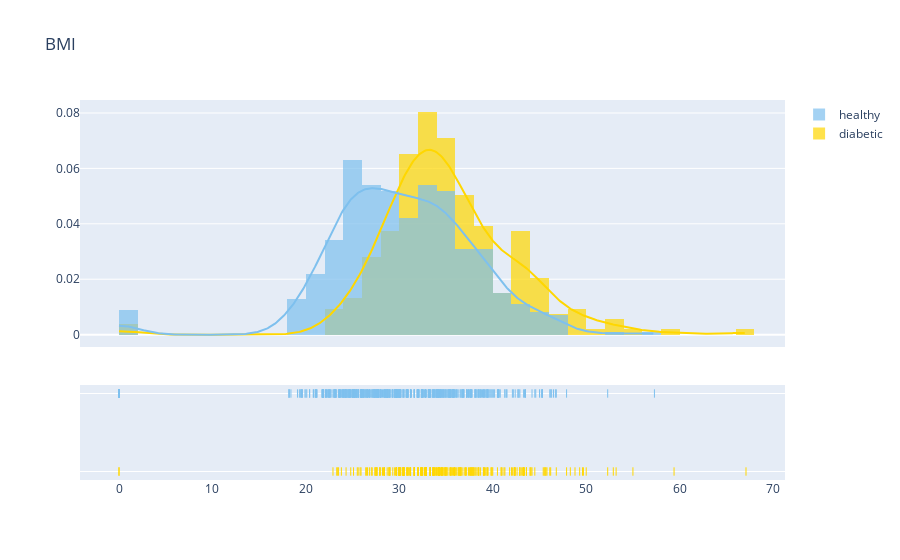

This figure's notebook cell:
### Code cell
plot_distribution('BMI', 0)
median_target('BMI')

### Figure 1 — Plotly figure (JSON) as saved in the notebook; plotly's stock layout.template omitted (floating-point values rounded to 4 significant figures; data arrays with more than 128 entries replaced by an {"elided": "..."} marker saying what was removed)
{"data": [{"autobinx": false, "histnorm": "probability density", "legendgroup": "diabetic", "marker": {"color": "#FFD700"}, "name": "diabetic", "opacity": 0.7, "type": "histogram", "x": {"elided": "268 float values"}, "xaxis": "x", "xbins": {"end": 67.1, "size": 0, "start": 0}, "yaxis": "y"}, {"autobinx": false, "histnorm": "probability density", "legendgroup": "healthy", "marker": {"color": "#7EC0EE"}, "name": "healthy", "opacity": 0.7, "type": "histogram", "x": {"elided": "500 float values"}, "xaxis": "x", "xbins": {"end": 57.3, "size": 0, "start": 0}, "yaxis": "y"}, {"legendgroup": "diabetic", "marker": {"color": "#FFD700"}, "mode": "lines", "name": "diabetic", "showlegend": false, "type": "scatter", "x": {"elided": "500 float values"}, "xaxis": "x", "y": {"elided": "500 float values"}, "yaxis": "y"}, {"legendgroup": "healthy", "marker": {"color": "#7EC0EE"}, "mode": "lines", "name": "healthy", "showlegend": false, "type": "scatter", "x": {"elided": "500 float values"}, "xaxis": "x", "y": {"elided": "500 float values"}, "yaxis": "y"}, {"legendgroup": "diabetic", "marker": {"color": "#FFD700", "symbol": "line-ns-open"}, "mode": "markers", "name": "diabetic", "showlegend": false, "type": "scatter", "x": {"elided": "268 float values"}, "xaxis": "x", "y": {"elided": "268 str values"}, "yaxis": "y2"}, {"legendgroup": "healthy", "marker": {"color": "#7EC0EE", "symbol": "line-ns-open"}, "mode": "markers", "name": "healthy", "showlegend": false, "type": "scatter", "x": {"elided": "500 float values"}, "xaxis": "x", "y": {"elided": "500 str values"}, "yaxis": "y2"}], "layout": {"barmode": "overlay", "hovermode": "closest", "legend": {"traceorder": "reversed"}, "title": {"text": "BMI"}, "xaxis": {"anchor": "y2", "domain": [0, 1], "zeroline": false}, "yaxis": {"anchor": "free", "domain": [0.35, 1], "position": 0}, "yaxis2": {"anchor": "x", "domain": [0, 0.25], "dtick": 1, "showticklabels": false}}}
